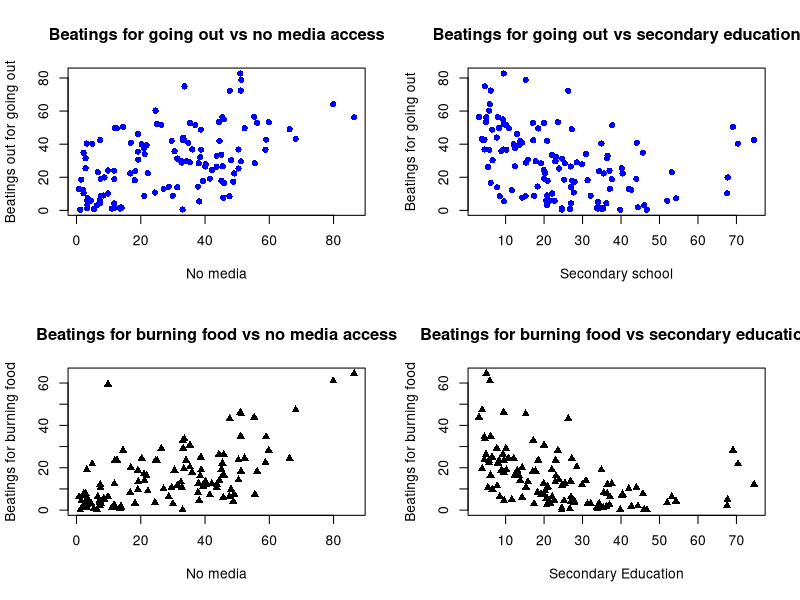
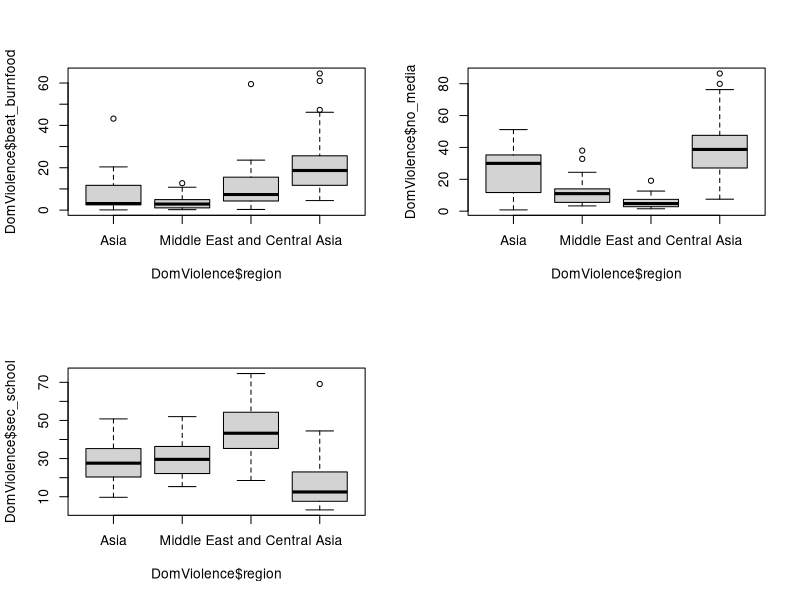
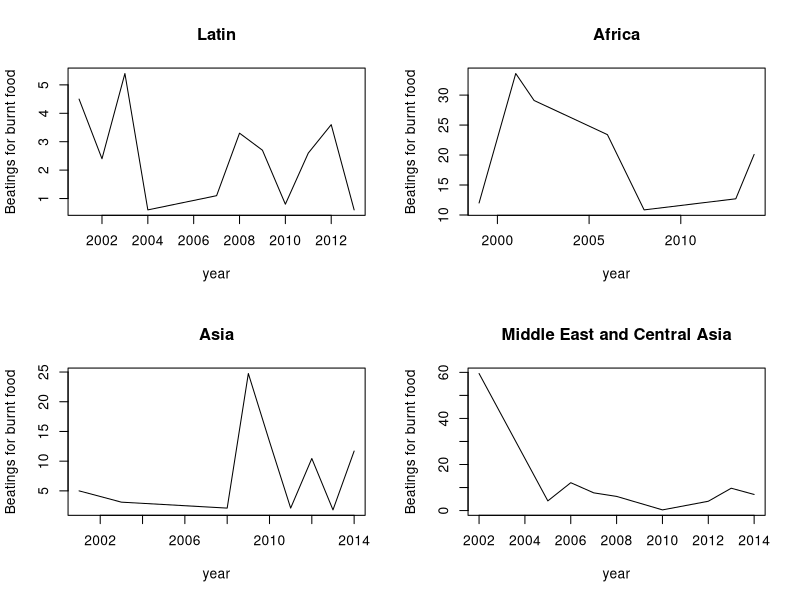

Reproduce these figures in R, in order.
## ---- chunk 1
DomViolence <- read.csv("dhs_ipv.csv")
dim(DomViolence)
par(mfrow = c(2,2))
plot(DomViolence$no_media, DomViolence$beat_goesout, pch = 16, col = "blue", 
     xlab= "No media", ylab= "Beatings out for going out", main = "Beatings for going out vs no media access")
plot(DomViolence$sec_school, DomViolence$beat_goesout, pch = 16, col = "blue", 
     xlab= "Secondary school", ylab= "Beatings for going out", main = "Beatings for going out vs secondary education")
plot (DomViolence$no_media, DomViolence$beat_burnfood, pch = 17, col= "black", 
      xlab = "No media", ylab = "Beatings for burning food", main = "Beatings for burning food vs no media access")
plot (DomViolence$sec_school, DomViolence$beat_burnfood, pch = 17, col = "black", 
      xlab = "Secondary Education", ylab = "Beatings for burning food", main = "Beatings for burning food vs secondary education")
## ---- chunk 2
burnfood_media<- cor(DomViolence$beat_burnfood, DomViolence$no_media, use = "pairwise")
burnfood_school<- cor (DomViolence$beat_burnfood, DomViolence$sec_school, use = "pairwise")
## ---- chunk 3
boxplot(DomViolence$beat_burnfood~ DomViolence$region)
boxplot(DomViolence$no_media~ DomViolence$region)
boxplot(DomViolence$sec_school~ DomViolence$region)

## ---- chunk 4
library(dplyr)

latin <- subset(DomViolence, subset = (region == "Latin America"))
africa <- subset(DomViolence, subset = (region == "Sub-Saharan Africa"))
asia <- subset(DomViolence, subset = (region == "Asia"))
middle <- subset(DomViolence, subset = (region == "Middle East and Central Asia"))

par(mfrow = c(2,2))

beat.latin <- tapply(latin$beat_burnfood, latin$year, median)
beat.latin <- data.frame(beat.latin)
beat.latin <- tibble::rownames_to_column(beat.latin)
names(beat.latin) <- c("year", "beat_burnfood")
plot(beat.latin$year[!is.na(beat.latin$beat_burnfood)],
     beat.latin$beat_burnfood[!is.na(beat.latin$beat_burnfood)],type="l",
     xlab = "year", ylab = "Beatings for burnt food", main = "Latin")

beat.africa <- tapply(africa$beat_burnfood, africa$year, median)
beat.africa <- data.frame(beat.africa)
beat.africa <- tibble::rownames_to_column(beat.africa)
names(beat.africa) <- c("year", "beat_burnfood")
plot(beat.africa$year[!is.na(beat.africa$beat_burnfood)],
     beat.africa$beat_burnfood[!is.na(beat.africa$beat_burnfood)],type="l",
     xlab = "year", ylab = "Beatings for burnt food", main = "Africa")

beat.asia <- tapply(asia$beat_burnfood, asia$year, median)
beat.asia <- data.frame(beat.asia)
beat.asia <- tibble::rownames_to_column(beat.asia)
names(beat.asia) <- c("year", "beat_burnfood")
plot(beat.asia$year[!is.na(beat.asia$beat_burnfood)],
     beat.asia$beat_burnfood[!is.na(beat.asia$beat_burnfood)],type="l",
     xlab = "year", ylab = "Beatings for burnt food", main = "Asia")

beat.middle <- tapply(middle$beat_burnfood, middle$year, median)
beat.middle <- data.frame(beat.middle)
beat.middle <- tibble::rownames_to_column(beat.middle)
names(beat.middle) <- c("year", "beat_burnfood")
plot(beat.middle$year[!is.na(beat.middle$beat_burnfood)],
     beat.middle$beat_burnfood[!is.na(beat.middle$beat_burnfood)],type="l",
     xlab = "year", ylab = "Beatings for burnt food", main = "Middle East and Central Asia")


